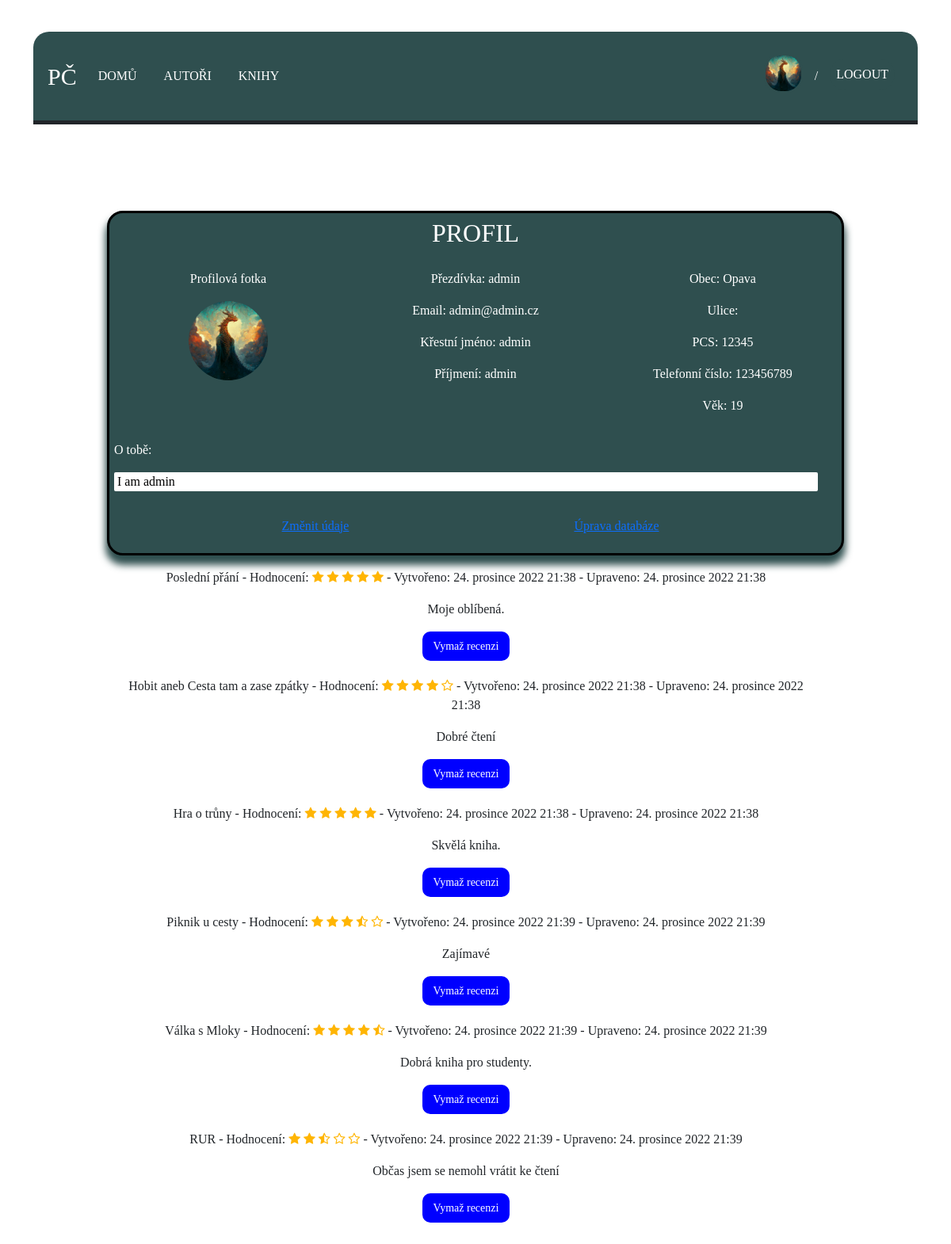
The app's page /DatabaseAccounts/profile/ (signed in), older data.
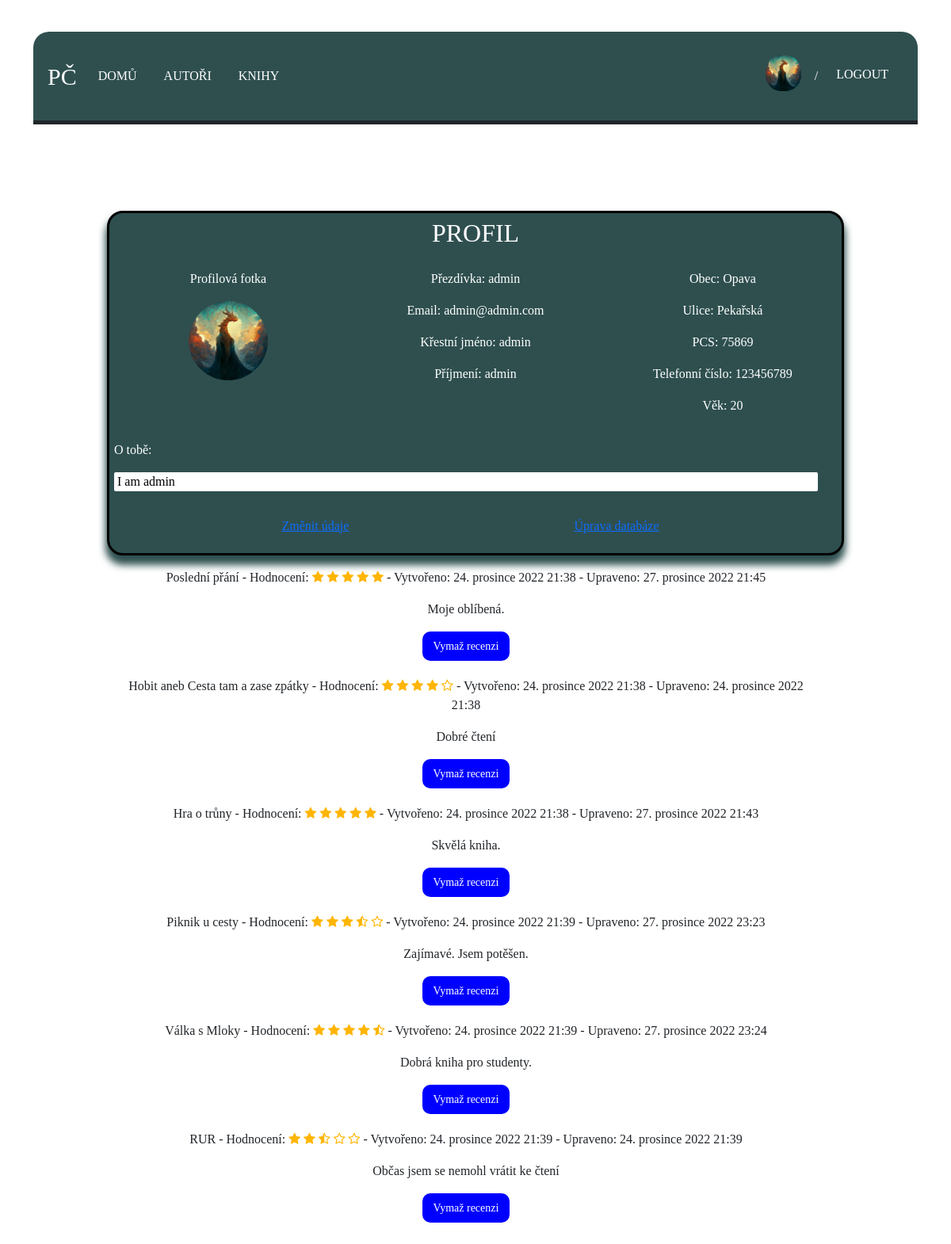
The same page, newer data.
### DatabaseAccounts/models.py (models this page shows, shortened)
class Profile(AbstractBaseUser, PermissionsMixin):
    email = models.EmailField(_('email address'), unique=True)
    username = models.CharField(max_length=150, unique=True)
    first_name = models.CharField(max_length=150, blank=True)
    last_name = models.CharField(max_length=150, blank=True)
    age = models.IntegerField(null=True, blank=True)
    phone_regex = RegexValidator(regex=r'^\+?1?\d{9}$')
    phone_number = models.CharField(validators=[phone_regex], max_length=9, blank=True, null=True)
    city = models.CharField(max_length=250, blank=True, null=True)
    street = models.CharField(max_length=250, blank=True, null=True)
    PCS_regex = RegexValidator(regex=r'^\+?1?\d{5}$')
    PCS = models.CharField(validators=[PCS_regex],max_length=5, blank=True, null=True)
    image = models.ImageField(upload_to=profile_images, blank=True, null=True)
    about = models.TextField(_('about'), max_length=1000, blank=True, null=True)
    is_staff = models.BooleanField(default=False)
    is_active = models.BooleanField(default=True)
    object = CustomAccountManager()
    USERNAME_FIELD = 'email'
    REQUIRED_FIELDS = ['username','first_name','last_name']

### DatabaseApps/models.py (models this page shows, shortened)
class Review(models.Model):
    book = models.ForeignKey(Book, on_delete=models.CASCADE, null=True)
    user = models.ForeignKey(Profile, on_delete=models.CASCADE, null=True)
    text = models.TextField(blank=True)
    rate = models.FloatField(default=0, validators=[MinValueValidator(0), MaxValueValidator(5)], blank=True,
                             null=True, help_text="Enter between 1 - 5")
    status = models.BooleanField(default=True)
    ip = models.CharField(max_length=40,null=True)
    created_date = models.DateTimeField(auto_now_add=True, null=True)
    updated_date = models.DateTimeField(auto_now=True, null=True)

class Book(models.Model):
    name = models.CharField(max_length=250, verbose_name="Title", blank=False)
    rate = models.FloatField(default=0, validators=[MinValueValidator(0), MaxValueValidator(100)], blank=False,
                             null=True, help_text="Enter between 1 - 5")
    photo = models.ImageField(upload_to=poster_book_path, blank=False, null=True)
    plot = models.TextField(blank=False, null=True)
    genre = models.ManyToManyField(Genre)
    author = models.ManyToManyField(Author)
    class Meta:
        ordering = ["name"]
    def __str__(self):
        return f'{self.name}'

### DatabaseAccounts/views.py (the view)
# urls.py: path('profile/', views.profile_detail, name='profile'),
def profile_detail(request):
    profile = Profile.object.filter(id=request.user.id).first()
    review5 = Review.objects.all().filter(user__id=request.user.id)
    PoslatVen = {
        'profile':profile,
        'review5':review5,
    }
    return render(request, 'accounts/profile.html', context=PoslatVen)

### DatabaseAccounts/templates/accounts/profile.html (shortened to what the changed rows need)
{% extends "base2.html" %}
{% load static %}
{% block content %}
    <div class="container-xl containerLoginTextMain">
        <div class="row containerLoginText">
            <div class="col-10 containerLogin">
                <h2 style="text-align: center;padding-bottom: 2%; text-transform: uppercase">Profil</h2>
                <div class="row">
                    <div class="col-sm-4 text-center">
                    {% if request.user.image%}
                        <a href="{{ profile.image.url }}"><img src="{{ profile.image.url }}" alt="fotka" class="card-img" style="border-radius: 100px; height: 100px;width: 100px;"></a>
                    {% else %}
                        <p><img src="{% static '../static/img/default-avatar.png' %}" alt="fotka" class="cardImage" style="border-radius: 100px; height: 100px;width: 100px;"></p>
                    {% endif %}
                    </div>
                    <div class="col-sm-4 text-center">
                    <p>Přezdívka: {{ profile.username}}</p>
                    <p>Email: {{ profile.email }}</p>
                    <p>Křestní jméno: {{ profile.first_name }}</p>
                    <p>Příjmení: {{ profile.last_name }}</p>
                    </div>
                    <div class="col-sm-4 text-center">
                    {% if profile.city %}
                    <p>Obec: {{ profile.city }}</p>
                    {% else %}
                    <p>Obec: </p>
                    {% endif %}
                    {% if profile.street %}
                    <p>Ulice: {{ profile.street }}</p>
                    {% else %}
                    <p>Ulice: </p>
                    {% endif %}
                    {% if profile.PCS %}
                    <p>PCS: {{ profile.PCS }}</p>
                    {% else %}
                    <p>PCS: </p>
                    {% endif %}
                    {% if profile.phone_number %}
                    <p>Telefonní číslo: {{ profile.phone_number }}</p>
                    {% else %}
                    <p>Telefonní číslo: </p>
                    {% endif %}
                    {% if profile.age %}
                    <p>Věk: {{ profile.age }}</p>
                    {% else %}
                    <p>Věk: </p>
                    {% endif %}
                    </div>
                        <div class="row">
                            <div class="col-12">
                            {% if profile.about %}
                            <p>O tobě: </p>
                            <div class="text-break" style="background-color: white; border-radius: 2px; color: black; padding-left: 4px;"><p>{{ profile.about}}</p></div>
                            {% else %}
                            <p>O tobě: </p>
                            {% endif %}
                            </div>
                        </div>
                </div>
            </div>
            <div class="row">
                <div class="col-sm-10 text-center">
                {% for review in review5 %}
                    <form action="{% url 'delete' review.book_id %}" method="post">
                    {{ review.book }} - Hodnocení: <i style="color: #ffb503" class="fa fa-star{% if review.rate < 0.5%}-o empty{% elif review.rate >= 0.5 and review.rate < 1 %}-half-o empty{% endif %}" aria-hidden="true"></i>
            <i style="color: #ffb503" class="fa fa-star{% if review.rate < 1.5%}-o empty{% elif review.rate >= 1.5 and review.rate < 2 %}-half-o empty{% endif %}" aria-hidden="true"></i>
            <i style="color: #ffb503" class="fa fa-star{% if review.rate < 2.5%}-o empty{% elif review.rate >= 2.5 and review.rate < 3 %}-half-o empty{% endif %}" aria-hidden="true"></i>
            <i style="color: #ffb503" class="fa fa-star{% if review.rate < 3.5%}-o empty{% elif review.rate >= 3.5 and review.rate < 4 %}-half-o empty{% endif %}" aria-hidden="true"></i>
            <i style="color: #ffb503" class="fa fa-star{% if review.rate < 4.5%}-o empty{% elif review.rate >= 4.5 and review.rate < 5 %}-half-o empty{% endif %}" aria-hidden="true"></i> - Vytvořeno: {{ review.created_date }} - Upraveno: {{ review.updated_date }}
                        <p>{{ review.text|linebreaks }}</p>
                    <input type="submit" value="Vymaž recenzi" class="btn btn-primary">
                    </form>
                {% endfor %}
                </div>
            </div>
        </div>
    </div>
{% endblock %}

### DatabaseApps/templates/page/navbar.html (shortened to what this page needs)
{% load static %}
<nav class="navbar navbar-expand-sm">
    <div class="container-xl">
        <ul class="navbar-nav">
            <li style="font-size: 30px" class="nav-item">PČ</li>
        </ul>
        <div class="collapse navbar-collapse navbar-nav-scroll" id="navbarScroll" style="--bs-scroll-height: 100px;">
            <ul class="navbar-nav me-auto my-2 my-lg-0">
                <li class="nav-link-white">
                    <a href="{% url 'index' %}">Domů</a>
                </li>
                <li class="nav-link-white">
                    <a href="{% url 'authorlist' %}">Autoři</a>
                </li>
                <li class="nav-link-white">
                    <a href="{% url 'booklist' %}">Knihy</a>
                </li>
            </ul>
            <ul class="navbar-nav">
                {% if user.is_authenticated %}
                {% if request.user.image %}
                    <span><a href="{% url 'profile' %}" class="avatar_pButton"><img class="avatar_p" src="{{ request.user.image.url }}"></a></span>
                {% else %}
                    <span><a href="{% url 'profile' %}" class="avatar_pButton"><img class="avatar_p" src="{% static '../static/img/default-avatar.png' %}"></a></span>
                {% endif %}
                <li class="lomitko">/</li>
                <li><form class="logout-link" action="{% url 'logout' %}" method="post">
                <button type="submit" class="logoutButton">Logout</button>
                </form></li>
                {% else %}
                <li class="nav-link-white-right"><a href="{% url 'login' %}">login</a></li>
                <li class="lomitko">/</li>
                <li class="nav-link-white-right"><a href="{% url 'register' %}">register</a></li>
            {% endif %}
            </ul>
        </div>
    </div>
</nav>

Row changes from the older to the newer data that the page shows:
changed Profile "admin": email "admin@admin.cz" → "admin@admin.com"; street (not shown) → "Pekařská"; PCS "12345" → "75869"; age "19" → "20"
changed Review "Moje oblíbená.": updated_date "24. prosince 2022 21:38" → "27. prosince 2022 21:45"
changed Review "Skvělá kniha.": updated_date "24. prosince 2022 21:38" → "27. prosince 2022 21:43"
changed Review "Piknik u cesty": updated_date "24. prosince 2022 21:39" → "27. prosince 2022 23:23"; text "Zajímavé" → "Zajímavé. Jsem potěšen."
changed Review "Dobrá kniha pro studenty.": updated_date "24. prosince 2022 21:39" → "27. prosince 2022 23:24"
